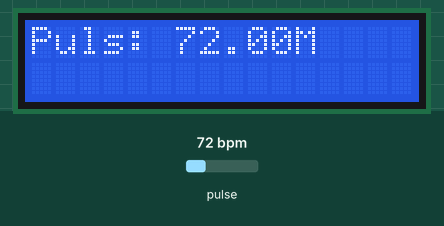
Simulated run of this sketch. Board: Arduino Uno, built with avr-gcc and run on an emulated ATmega328P. On the bench: 16×2 character LCD. The test bench sets the inputs (shaded band); at power-on: pulse 72 bpm. What the sketch prints to the serial monitor is not drawn.

Above: at 3.6 s.
3.7 s: pulse set to 100 bpm
At 4.7 s:
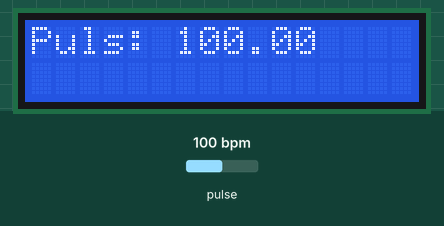
5.5 s: pulse set to 42 bpm
At 6.5 s:
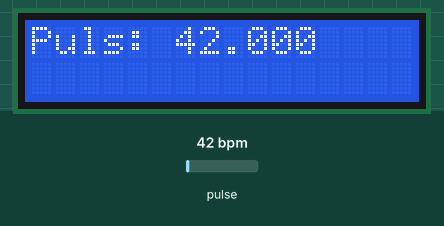
7.6 s: pulse set to 70 bpm
At 9.5 s:
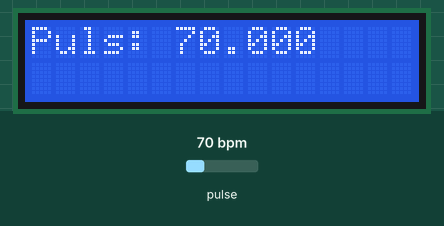
Timing chart, 0 to 11.0 s (numbered marks = the images above; inputs shaded):
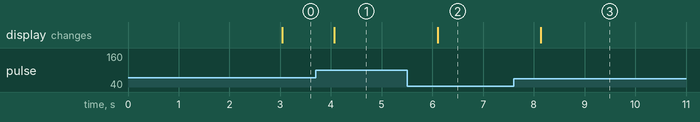

Measured:
- after the input at 3.7 s, the display: changes after 0.36 s (image 1)
- after the input at 5.5 s, the display: changes after 0.60 s (image 2)
- after the input at 7.6 s, the display: changes after 0.54 s (image 3)

The sketch:

sketch_jan19d.ino
```cpp
#include <Wire.h>
#include <LiquidCrystal_I2C.h>
#include "MAX30100_PulseOximeter.h"

LiquidCrystal_I2C lcd(0x27, 16, 2);
PulseOximeter pox;

#define REPORTING_PERIOD_MS 1000
uint32_t lastReportTime = 0;

void onBeatDetected() {
    Serial.println("Beat detected!");
}

void setup() {
    Serial.begin(115200);
    Serial.println("Initializare MAX30100...");

    lcd.begin();
    lcd.backlight();
    lcd.setCursor(0, 0);
    lcd.print("Init Puls...");

    if (!pox.begin()) {
        Serial.println("Eroare MAX30100! Verifica conexiunile I2C.");
        lcd.setCursor(0, 1);
        lcd.print("Eroare senzor!");
        while (1);
    } else {
        Serial.println("MAX30100 OK!");
    }

    pox.setOnBeatDetectedCallback(onBeatDetected);
    pox.setIRLedCurrent(MAX30100_LED_CURR_24MA);

    lcd.clear();
    lcd.setCursor(0, 0);
    lcd.print("Puls: -- BPM");
}

void loop() {
    pox.update();

    if (millis() - lastReportTime > REPORTING_PERIOD_MS) {
        float bpm = pox.getHeartRate();

        lcd.setCursor(0, 0);
        lcd.print("Puls: ");
        lcd.setCursor(6, 0);

        if (bpm > 0) {
            lcd.print("     ");
            lcd.setCursor(6, 0);
            lcd.print(bpm);

            Serial.print("Puls: ");
            Serial.print(bpm);
            Serial.println(" BPM");
        } else {
            lcd.print("--");
            Serial.println("Nu s-a detectat puls stabil.");
        }

        lastReportTime = millis();
    }
}
```
